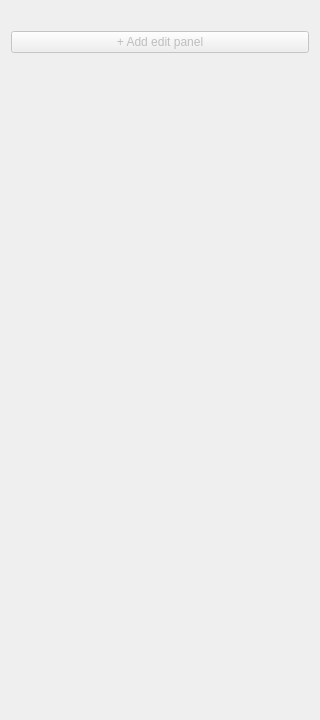
<?xml version="1.0" encoding="UTF-8"?>
<ui version="4.0">
 <class>FieldPositionPane</class>
 <widget class="QWidget" name="FieldPositionPane">
  <property name="geometry">
   <rect><x>0</x><y>0</y><width>320</width><height>720</height></rect>
  </property>
  <layout class="QVBoxLayout" name="mainLayout">
   <item>
    <widget class="QLabel" name="headerLabel">
     <property name="text"><string>&lt;Field Position&gt;</string></property>
     <property name="textFormat"><enum>Qt::RichText</enum></property>
    </widget>
   </item>
   <item>
    <widget class="QPushButton" name="addButton">
     <property name="text"><string>+ Add edit panel</string></property>
     <property name="enabled"><bool>false</bool></property>
    </widget>
   </item>
   <item>
    <layout class="QVBoxLayout" name="panelContainerLayout"/>
   </item>
   <item>
    <spacer name="paneBottomSpacer">
     <property name="orientation"><enum>Qt::Vertical</enum></property>
     <property name="sizeHint" stdset="0">
      <size><width>20</width><height>40</height></size>
     </property>
    </spacer>
   </item>
  </layout>
 </widget>
 <resources/>
 <connections/>
</ui>
